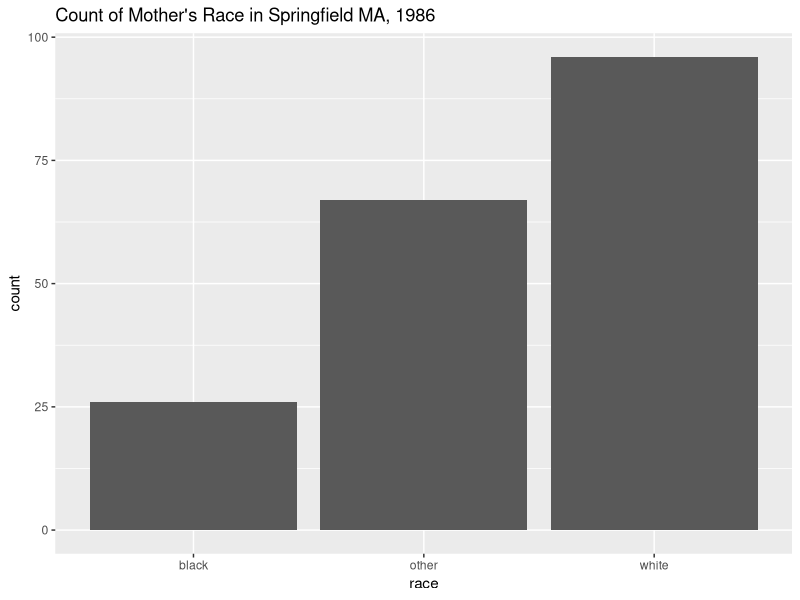
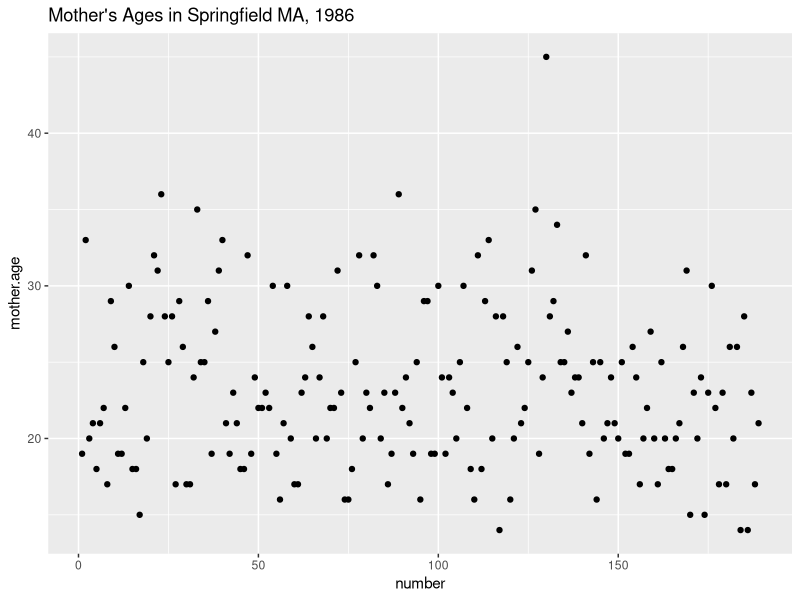
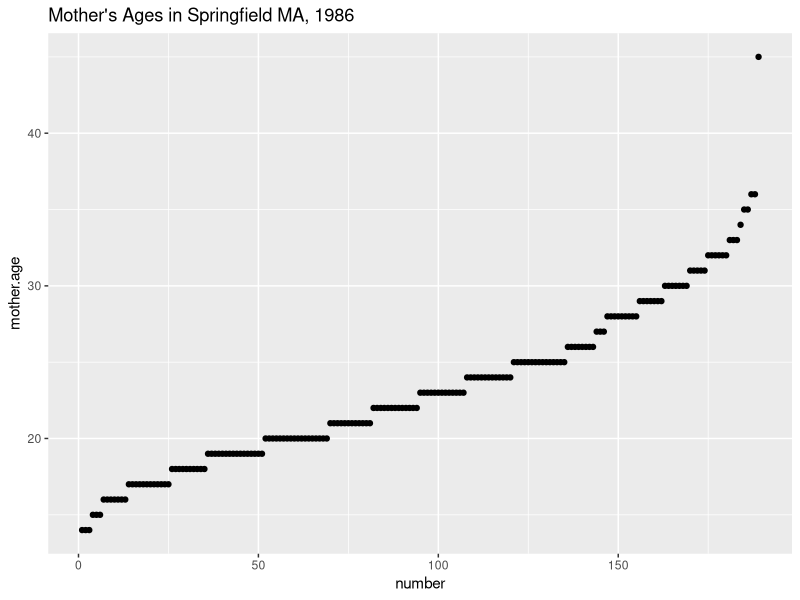
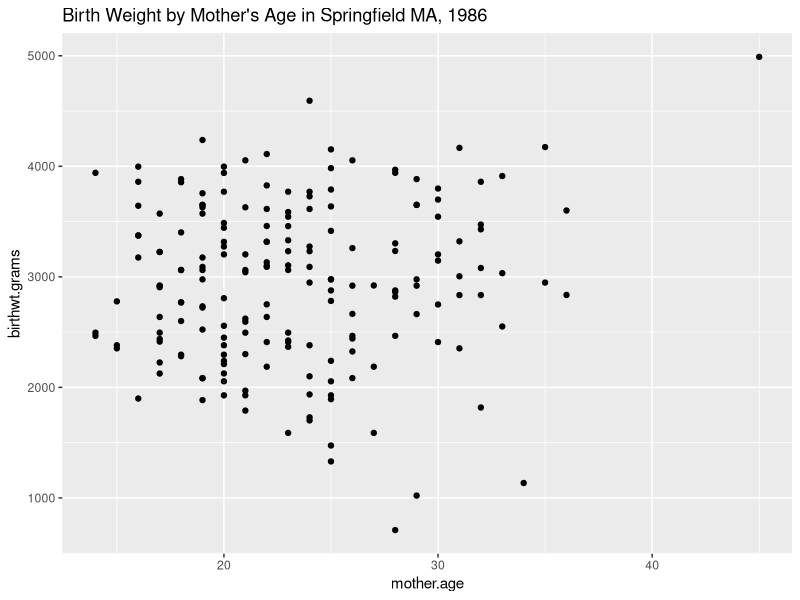
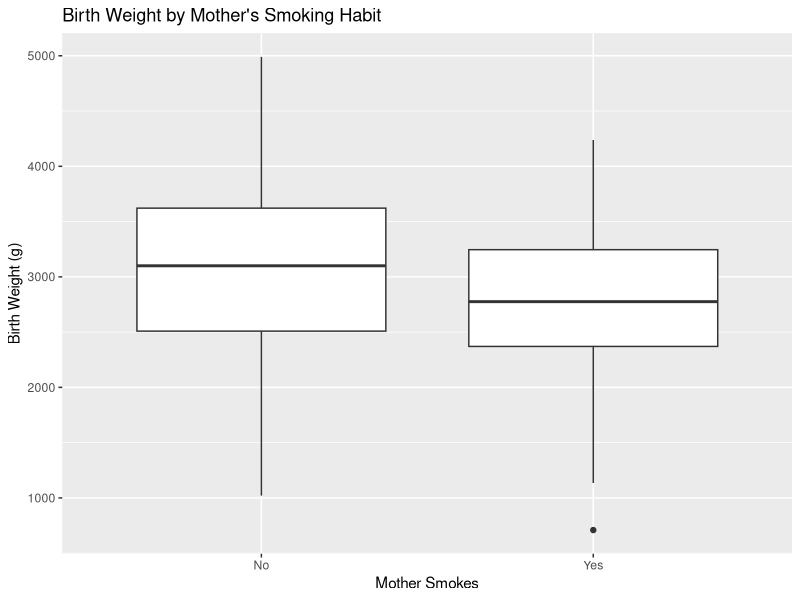
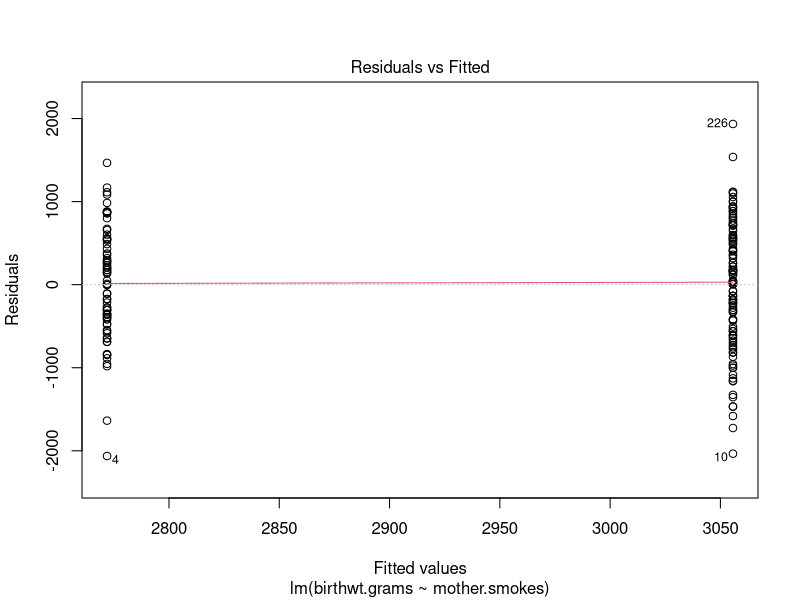
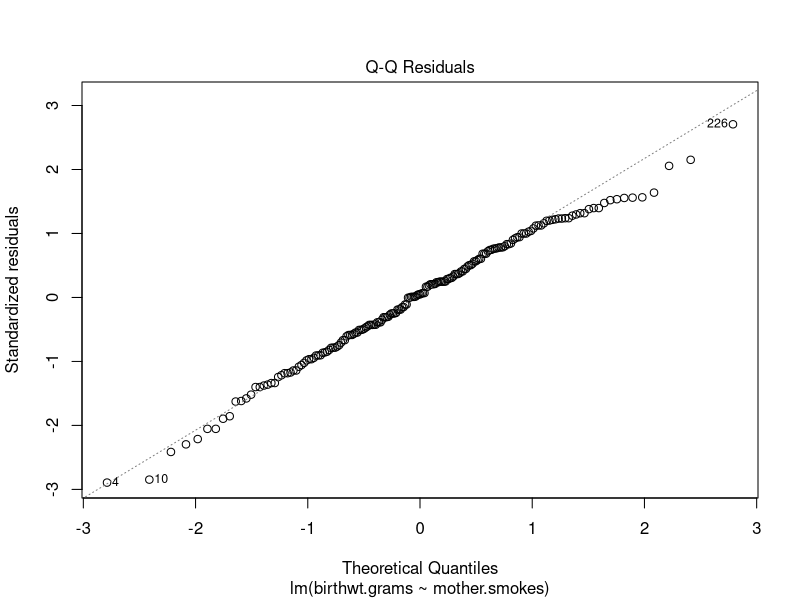
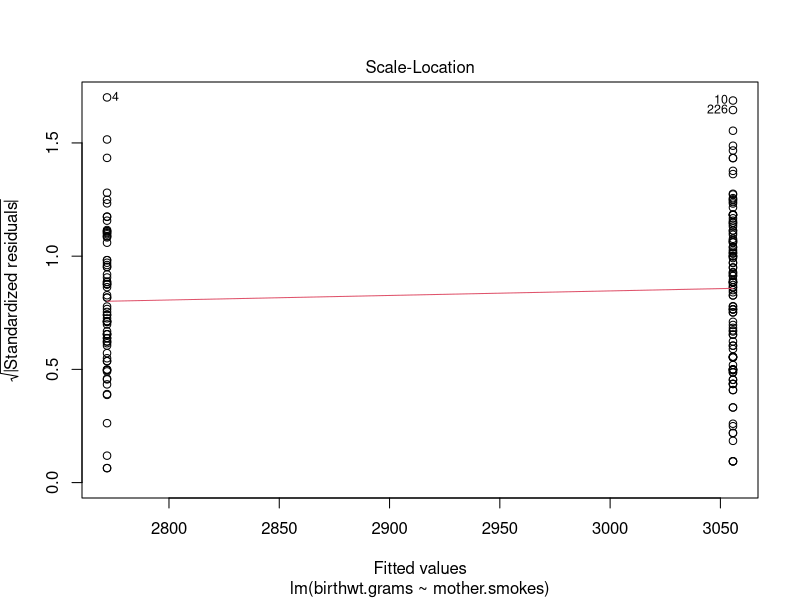

R code for these plots, in order:
## ---- chunk 1
library(tidyverse)
library(lubridate)
library(MASS)
library(conflicted)
data(birthwt)
summary(birthwt)
## ---- chunk 2
colnames(birthwt)
## ---- chunk 3
colnames(birthwt) <- c("birthwt.below.2500", "mother.age",
                       "mother.weight", "race",
                       "mother.smokes", "previous.prem.labor",
                       "hypertension", "uterine.irr",
                       "physician.visits", "birthwt.grams")
## ---- chunk 4
birthwt$race <- factor(c("white", "black", "other")[birthwt$race])
birthwt$mother.smokes <- factor(c("No", "Yes")[birthwt$mother.smokes + 1])
birthwt$uterine.irr <- factor(c("No", "Yes")[birthwt$uterine.irr + 1])
birthwt$hypertension <- factor(c("No", "Yes")[birthwt$hypertension + 1])
## ---- chunk 5
birthwt |> ggplot(aes(x = race))+
  geom_bar()+
  labs(title = "Count of Mother's Race in Springfield MA, 1986")
## ---- chunk 6
birthwt |> ggplot(aes(x = 1:nrow(birthwt), y = mother.age))+
  geom_point()+
  labs(x = 'number', title = "Mother's Ages in Springfield MA, 1986")
## ---- chunk 7
birthwt |> arrange(mother.age) |> ggplot(aes(x = 1:nrow(birthwt), y = mother.age))+
  geom_point()+
  labs(x = 'number', title = "Mother's Ages in Springfield MA, 1986")
## ---- chunk 8
birthwt |> ggplot(aes(x = mother.age, y = birthwt.grams))+
  geom_point()+
  labs(title = "Birth Weight by Mother's Age in Springfield MA, 1986")
## ---- chunk 9
birthwt |> ggplot(aes(x = mother.smokes, y = birthwt.grams))+  
  geom_boxplot()+
  labs(title = "Birth Weight by Mother's Smoking Habit", y = "Birth Weight (g)", x="Mother Smokes")
## ---- chunk 10
t.test (birthwt$birthwt.grams[birthwt$mother.smokes == "Yes"], 
        birthwt$birthwt.grams[birthwt$mother.smokes == "No"], var.equal = T)
## ---- chunk 11
linear.model.1 <- lm (birthwt.grams ~ mother.smokes, data=birthwt)
summary(linear.model.1)
## ---- chunk 12
linear.model.2 <- lm (birthwt.grams ~ mother.age, data=birthwt)
summary(linear.model.2)
## ---- chunk 13
plot(linear.model.1)
plot(linear.model.2)
## ---- chunk 14
birthwt.noout <- birthwt |> dplyr::filter(mother.age <= 40)
linear.model.3 <- lm (birthwt.grams ~ mother.age, data=birthwt.noout)
summary(linear.model.3)
## ---- chunk 15
linear.model.3a <- lm (birthwt.grams ~ + mother.smokes + mother.age, data=birthwt.noout)
summary(linear.model.3a)
## ---- chunk 16
plot(linear.model.3a)
## ---- chunk 17
linear.model.3b <- lm (birthwt.grams ~ mother.age + mother.smokes + race, data=birthwt.noout)
summary(linear.model.3b)
## ---- chunk 18
plot(linear.model.3b)
## ---- chunk 19
linear.model.4 <- lm (birthwt.grams ~ ., data=birthwt.noout)
summary(linear.model.4)
## ---- chunk 20
linear.model.4a <- lm (birthwt.grams ~ . - birthwt.below.2500, data=birthwt.noout)
summary(linear.model.4a)
## ---- chunk 21
plot(linear.model.4a)
## ---- chunk 22
glm.0 <- glm (birthwt.below.2500 ~ . - birthwt.grams, data=birthwt.noout)
summary(glm.0)
## ---- chunk 23
plot(glm.0)
## ---- chunk 24
glm.1 <- glm (birthwt.below.2500 ~ . - birthwt.grams, data=birthwt.noout, family=binomial(link=logit))
summary(glm.1)
## ---- chunk 25
plot(glm.1)
## ---- chunk 26
odds <- seq(1, nrow(birthwt.noout), by=2)
birthwt.in <- birthwt.noout[odds,]
birthwt.out <- birthwt.noout[-odds,]
linear.model.half <- lm (birthwt.grams ~ . - birthwt.below.2500, data=birthwt.in)
summary (linear.model.half)
## ---- chunk 27
birthwt.predict <- predict (linear.model.half)
cor (birthwt.in$birthwt.grams, birthwt.predict)
## ---- chunk 28
tibble(x = birthwt.out$birthwt.grams, y = birthwt.predict) |>
  ggplot (aes(x = x, y = y)) + geom_point()
## ---- chunk 29
birthwt.predict.out <- predict (linear.model.half, birthwt.out)
cor (birthwt.out$birthwt.grams, birthwt.predict.out)
## ---- chunk 30
tibble(x = birthwt.out$birthwt.grams, y = birthwt.predict.out) |>
  ggplot (aes(x = x, y = y)) + geom_point()
## ---- chunk 31
runif(1:10)
## ---- chunk 32
set.seed(10)
runif(1:10)
## ---- chunk 33
seed <- 10
new.random <- function (a=5, c=12, m=16) {
  out <- (a*seed + c) %% m
  seed <<- out
  return(out)
}
out.length <- 20
variates <- rep (NA, out.length)
for (kk in 1:out.length) variates[kk] <- new.random()
variates
## ---- chunk 34
variates <- rep (NA, out.length)
for (kk in 1:out.length) variates[kk] <- new.random(a=131, c=7, m=16)
variates
## ---- chunk 35
variates <- rep (NA, out.length)
for (kk in 1:out.length) variates[kk] <- new.random(a=129, c=7, m=16)
variates
## ---- chunk 36
variates <- rep (NA, out.length)
for (kk in 1:out.length) variates[kk] <- new.random(a=1664545, c=1013904223, m=2^32)
variates
## ---- chunk 37
rexp(0:5)
## ---- chunk 38
dexp(0:5)
## ---- chunk 39
this.range <- 0:50/5
plot (this.range, dexp(this.range), ty="l")
lines (this.range, dexp(this.range, rate=0.5), col="red")
lines (this.range, dexp(this.range, rate=0.2), col="blue")
## ---- chunk 40
pexp(0:5)
## ---- chunk 41
this.range <- 0:50/5
plot (this.range, pexp(this.range), ty="l")
lines (this.range, pexp(this.range, rate=0.5), col="red")
lines (this.range, pexp(this.range, rate=0.2), col="blue")
## ---- chunk 42
qexp(0:5)
## ---- chunk 43
this.range <- seq(0,1,by=0.01)
plot (this.range, qexp(this.range), ylim = c(0, 10), ty="l")
lines (this.range, qexp(this.range, rate=0.5), col="red")
lines (this.range, qexp(this.range, rate=0.2), col="blue")
## ---- chunk 44
library(readxl)
SP <- read_excel("data/Stock_Bond.xls") |> dplyr::select(Date, `S&P_AC`) |>
  rename(Index = `S&P_AC`)
SP |> ggplot(aes(x = Date, y = Index)) + geom_line()
## ---- chunk 45
returns <- na.omit(as.vector(diff(log(SP$Index))))
summary(returns)
## ---- chunk 46
plot(returns, type="l")
## ---- chunk 47
quantile(returns,c(0.25,0.5,0.75))
## ---- chunk 48
plot(ecdf(returns), main="Empirical CDF of S&P 500 index returns")
## ---- chunk 49
hist(returns,n=101,probability=TRUE)
## ---- chunk 50
plot(density(returns),main="Estimated pdf of S&P 500 index  returns")
## ---- chunk 51
hist(returns,n=101,probability=TRUE)
lines(density(returns),lty="dashed")
## ---- chunk 52
plot(table(cats$Sex)/nrow(cats),ylab="probability")
## ---- chunk 53
curve(dgamma(x,shape=45,scale=1.9),from=0,to=200)
